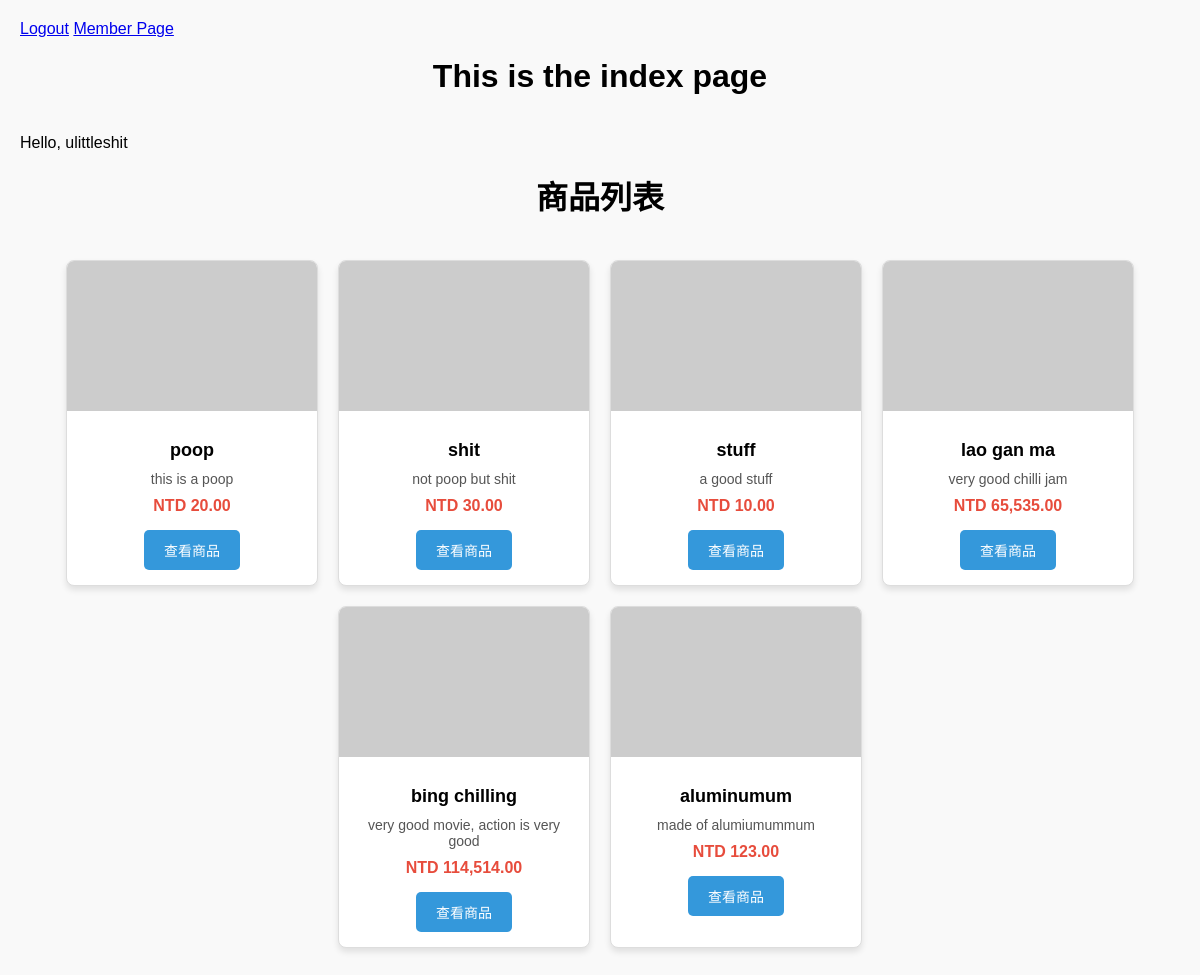
The app's page /index.php (signed in) with its own data.
### tables this page shows
CREATE TABLE `member` (
  `member_id` int(11) NOT NULL,
  `name` varchar(50) DEFAULT NULL,
  `phone` varchar(15) DEFAULT NULL,
  `email` varchar(100) DEFAULT NULL,
  `password` varchar(100) NOT NULL,
  PRIMARY KEY (`member_id`)
);

CREATE TABLE `product` (
  `product_id` int(11) NOT NULL,
  `name` varchar(50) DEFAULT NULL,
  `description` varchar(100) DEFAULT NULL,
  `quantity` int(11) DEFAULT NULL,
  `price` decimal(10,2) DEFAULT NULL,
  PRIMARY KEY (`product_id`)
);

### index.php (the view, shortened to what this page needs)
<?php
function check_login($con)
{
	if(isset($_SESSION['member_id']))
	{
		$id = $_SESSION['member_id'];
		$query = "select * from member where member_id = '$id' limit 1";
		$result = mysqli_query($con,$query);
		if($result && mysqli_num_rows($result) > 0)
		{
			$member_data = mysqli_fetch_assoc($result);
			return $member_data;
		}
	}
	die;
}
?>
<?php
	include("connection.php");
	$member_data = check_login($con);
try {
    $stmt = $pdo->query("SELECT * FROM product");
    $products = $stmt->fetchAll(PDO::FETCH_ASSOC);
} catch (PDOException $e) {
    die("讀取資料失敗：" . $e->getMessage());
}
?>
<!DOCTYPE html>
<html lang="zh-Hant">
<head>
    <link href="style.css" rel="stylesheet">
</head>
<body>
	<a href="logout.php">Logout</a>
	<a href="memberpage.php">Member Page</a>
	<h1>This is the index page</h1>
	<br>
	Hello, <?php echo $member_data['name']; ?>
    <h1>商品列表</h1>
    <div class="container">
        <?php if (!empty($products)): ?>
            <?php foreach ($products as $product): ?>
                <div class="card">
                    <img src="https://via.placeholder.com/250x150.png?text=Product+Image" alt="<?php echo htmlspecialchars($product['name']); ?>">
                    <div class="card-body">
                        <div class="card-title"><?php echo htmlspecialchars($product['name']); ?></div>
                        <div class="card-description"><?php echo htmlspecialchars($product['description']); ?></div>
                        <div class="card-price">NTD <?php echo htmlspecialchars(number_format($product['price'], 2)); ?></div>
                        <a href="product.php?product_id=<?php echo htmlspecialchars($product['product_id']); ?>">查看商品</a>
                    </div>
                </div>
            <?php endforeach; ?>
        <?php else: ?>
            <p style="text-align: center;">目前沒有商品。</p>
        <?php endif; ?>
    </div>
</body>
</html>

### style.css (style rules this page uses)
body { font-family: Arial, sans-serif; background-color: #f9f9f9; margin: 0; padding: 0; }
h1 { text-align: center; margin-top: 20px; }
.container { display: flex; flex-wrap: wrap; justify-content: center; gap: 20px; padding: 20px; }
.card { width: 250px; border: 1px solid #ddd; border-radius: 8px; background-color: #fff; box-shadow: 0 4px 6px rgba(0, 0, 0, 0.1); overflow: hidden; text-align: center; transition: transform 0.2s, box-shadow 0.2s; }
.card img { width: 100%; height: 150px; object-fit: cover; }
.card-body { padding: 15px; }
.card-title { font-size: 18px; font-weight: bold; margin: 10px 0; }
.card-description { font-size: 14px; color: #555; margin-bottom: 10px; }
.card-price { font-size: 16px; font-weight: bold; color: #e74c3c; margin-bottom: 15px; }
.card a { display: inline-block; text-decoration: none; color: #fff; background-color: #3498db; padding: 10px 20px; border-radius: 5px; font-size: 14px; transition: background-color 0.2s; }
body { font-family: Arial, sans-serif; background-color: #f9f9f9; margin: 0; padding: 20px; }
.container { display: flex; flex-wrap: wrap; justify-content: center; gap: 20px; }

### records on screen
member: name "ulittleshit"
product: name "poop", description "this is a poop", price "20.00"
product: name "shit", description "not poop but shit", price "30.00"
product: name "stuff", description "a good stuff", price "10.00"
product: name "lao gan ma", description "very good chilli jam", price "65,535.00"
product: name "bing chilling", description "very good movie, action is very good", price "114,514.00"
product: name "aluminumum", description "made of alumiumummum", price "123.00"
